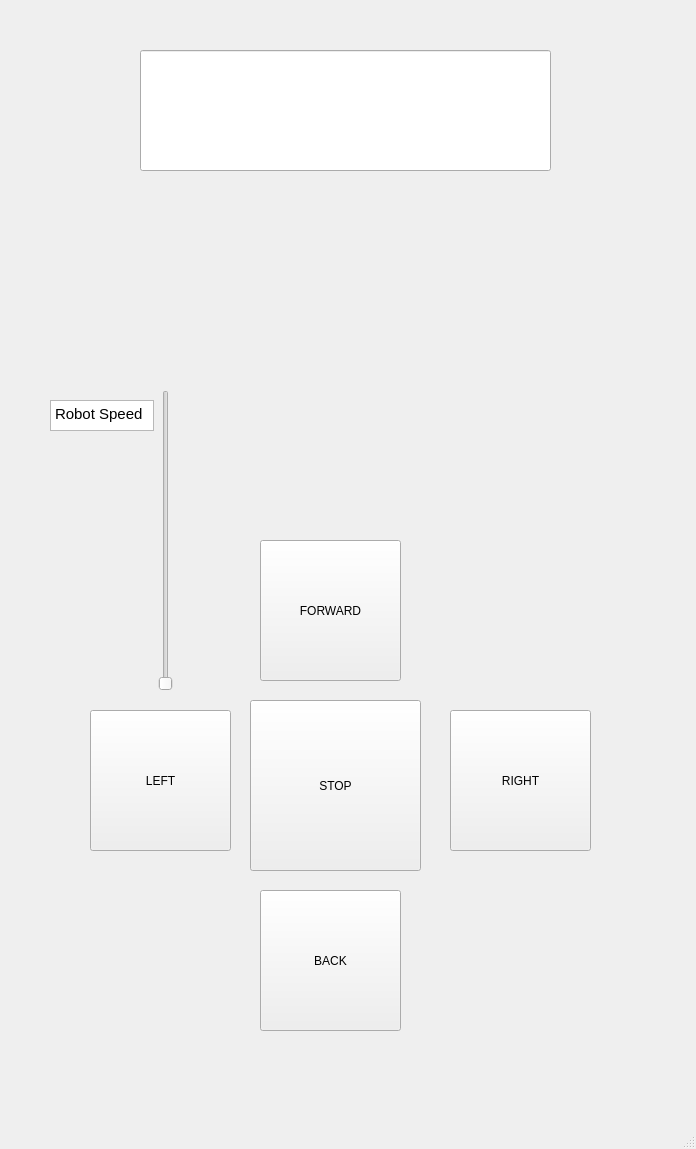
<?xml version="1.0" encoding="UTF-8"?>
<ui version="4.0">
 <class>MainWindow</class>
 <widget class="QMainWindow" name="MainWindow">
  <property name="geometry">
   <rect>
    <x>0</x>
    <y>0</y>
    <width>696</width>
    <height>1149</height>
   </rect>
  </property>
  <property name="windowTitle">
   <string>MainWindow</string>
  </property>
  <widget class="QWidget" name="centralwidget">
   <widget class="QPushButton" name="pushButton">
    <property name="geometry">
     <rect>
      <x>260</x>
      <y>540</y>
      <width>141</width>
      <height>141</height>
     </rect>
    </property>
    <property name="text">
     <string>FORWARD</string>
    </property>
   </widget>
   <widget class="QPushButton" name="pushButton_2">
    <property name="geometry">
     <rect>
      <x>90</x>
      <y>710</y>
      <width>141</width>
      <height>141</height>
     </rect>
    </property>
    <property name="text">
     <string>LEFT</string>
    </property>
   </widget>
   <widget class="QPushButton" name="pushButton_3">
    <property name="geometry">
     <rect>
      <x>450</x>
      <y>710</y>
      <width>141</width>
      <height>141</height>
     </rect>
    </property>
    <property name="text">
     <string>RIGHT</string>
    </property>
   </widget>
   <widget class="QPushButton" name="pushButton_4">
    <property name="geometry">
     <rect>
      <x>260</x>
      <y>890</y>
      <width>141</width>
      <height>141</height>
     </rect>
    </property>
    <property name="text">
     <string>BACK</string>
    </property>
   </widget>
   <widget class="QPushButton" name="pushButton_5">
    <property name="geometry">
     <rect>
      <x>250</x>
      <y>700</y>
      <width>171</width>
      <height>171</height>
     </rect>
    </property>
    <property name="text">
     <string>STOP</string>
    </property>
   </widget>
   <widget class="QLineEdit" name="lineEdit">
    <property name="geometry">
     <rect>
      <x>140</x>
      <y>50</y>
      <width>411</width>
      <height>121</height>
     </rect>
    </property>
   </widget>
   <widget class="QSlider" name="slider">
    <property name="geometry">
     <rect>
      <x>120</x>
      <y>390</y>
      <width>91</width>
      <height>301</height>
     </rect>
    </property>
    <property name="orientation">
     <enum>Qt::Vertical</enum>
    </property>
   </widget>
   <widget class="QLabel" name="valueLabel">
    <property name="geometry">
     <rect>
      <x>140</x>
      <y>340</y>
      <width>66</width>
      <height>18</height>
     </rect>
    </property>
    <property name="text">
     <string/>
    </property>
   </widget>
   <widget class="QTextEdit" name="textEdit">
    <property name="geometry">
     <rect>
      <x>50</x>
      <y>400</y>
      <width>104</width>
      <height>31</height>
     </rect>
    </property>
    <property name="html">
     <string>&lt;!DOCTYPE HTML PUBLIC &quot;-//W3C//DTD HTML 4.0//EN&quot; &quot;http://www.w3.org/TR/REC-html40/strict.dtd&quot;&gt;
&lt;html&gt;&lt;head&gt;&lt;meta name=&quot;qrichtext&quot; content=&quot;1&quot; /&gt;&lt;meta charset=&quot;utf-8&quot; /&gt;&lt;style type=&quot;text/css&quot;&gt;
p, li { white-space: pre-wrap; }
hr { height: 1px; border-width: 0; }
li.unchecked::marker { content: &quot;\2610&quot;; }
li.checked::marker { content: &quot;\2612&quot;; }
&lt;/style&gt;&lt;/head&gt;&lt;body style=&quot; font-family:'Ubuntu Sans'; font-size:11pt; font-weight:400; font-style:normal;&quot;&gt;
&lt;p style=&quot; margin-top:0px; margin-bottom:0px; margin-left:0px; margin-right:0px; -qt-block-indent:0; text-indent:0px;&quot;&gt;Robot Speed&lt;/p&gt;&lt;/body&gt;&lt;/html&gt;</string>
    </property>
   </widget>
  </widget>
  <widget class="QMenuBar" name="menubar">
   <property name="geometry">
    <rect>
     <x>0</x>
     <y>0</y>
     <width>696</width>
     <height>23</height>
    </rect>
   </property>
  </widget>
  <widget class="QStatusBar" name="statusbar"/>
 </widget>
 <resources/>
 <connections/>
</ui>
